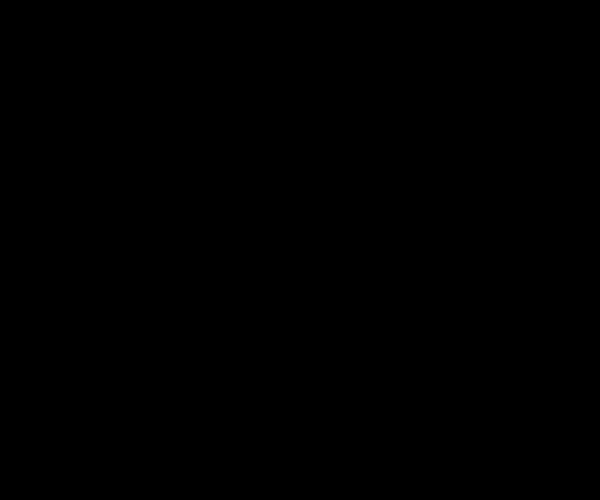
Frame 1 (no input)
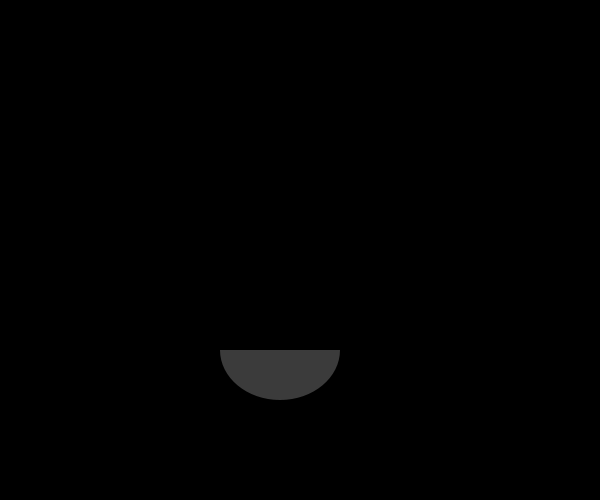
Frame 60 (the mouse pressed at the canvas centre just before this capture)
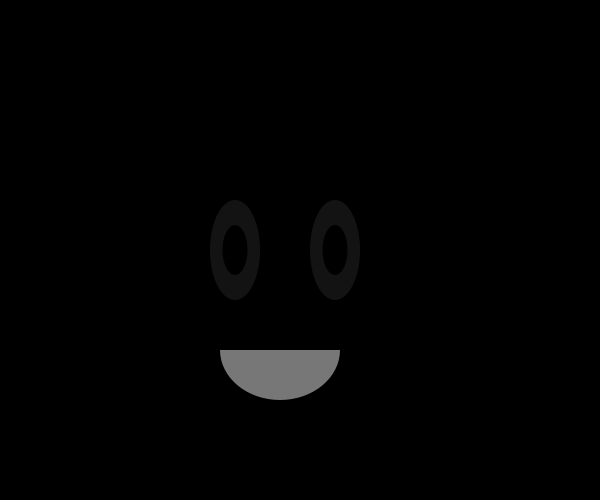
Frame 120 (the mouse held since frame 60 and released just before this capture)

The Processing sketch that drew these frames (run headless with seeded random() and noise(); from frame 60 on, the mouse is pressed at the canvas centre):

// Processing sketch: RollingEyes
// ── RollingEyes.pde
/*
Nicholas Miller
This is part 1!
It is a little creature that fades in slowly.
After he fades into view his eyes change color randomly.
His eyebrows also raise up and down.
Little triangles fall in the background.
*/

float rot = 0.0;
Boolean reset = false;
Boolean blink = false;
Boolean blink2 = false;
float fader = 0.0;
float smileFader = 0.0;
float eyesFader = 0.0;
float deltaY = 20.0;
Boolean upLast = false;
float faller = 0.0;
float xPos = 0.0;
float faller2 = 0.0;
float xPos2 = 0.0;
Boolean twoShouldFall = false;

void setup() {
  size(600, 500);
  rectMode(CENTER);
  ellipseMode(CENTER);
  background(0);
  noStroke();
  strokeWeight(2);
}

void draw() {
  background(0);
  translate(width/2, height/2);  
  
  drawFriend();
  doFades();
  
}

void drawFriend() {
  //if (blink == false) {
  //  fill(255);
  //  blink = true;
  //}
  //else {
  //  fill(0);
  //  blink = false;
  //}
  triangle(xPos, -275 + faller, xPos + 28, -330 + faller, xPos + 56, -275 + faller);
  triangle(xPos2, -275 + faller2, xPos2 + 28, -330 + faller2, xPos2 + 56, -275 + faller2);
  
  fill(160, 32, 240, fader);
  ellipse(-20, 0, 300, 400);
  
  rotate(PI/4);
  fill(160, 32, 240, fader);
  ellipse(-15, -170, 50, 100);
  rotate(-PI/2);
  ellipse(0, -190, 50, 100);
  
  rotate(PI/4);
  if (fader > 200) {
    frameRate(4);
    fill(random(255), random(255), random(255), eyesFader);
    faller += 20;
    if (faller >= 300) {
      twoShouldFall = true;
    }
    if (twoShouldFall == true) {
      faller2 += 20;
    }
    if (faller > height + 50) {
      faller = 0.0;
      xPos = random(-width/2);
    }
    if (faller2 > height + 50) {
      faller2 = 0.0;
      xPos2 = random(width/2);
    }
  }
  else {
    frameRate(60);
    fill(255, 255, 255, eyesFader);
  }
  ellipse(-65, 0, 50, 100);
  ellipse(35, 0, 50, 100);
  
  fill(0, 0, 0, 255);
  ellipse(-65, 0, 25, 50);
  ellipse(35, 0, 25, 50);
  
  fill(255, 255, 255, smileFader);
  arc(-20, 100, 120, 100, 0, PI, CHORD);
  
  fill(0);
  rect(-65, -50 - deltaY, 50, 15);
  rect(35, -50 - deltaY, 50, 15);
    
}

void doFades() {
  if (fader <= 250) {
    if (smileFader <= 255) {
      smileFader = smileFader + 1;
    }
    if (smileFader > 100) {
      if (eyesFader <= 255) {
        eyesFader = eyesFader + 1;
      }
    }
    if (eyesFader > 100) {
       fader = fader + 2; 
       eyesFader = eyesFader + 1;
       smileFader = smileFader + 1;
    }
  }
  
  if (fader > 200) {
    if (upLast == true) {
      deltaY -= 20;
      upLast = false;
    }
    else {
      deltaY += 20;
      upLast = true;
    }
  }
}
